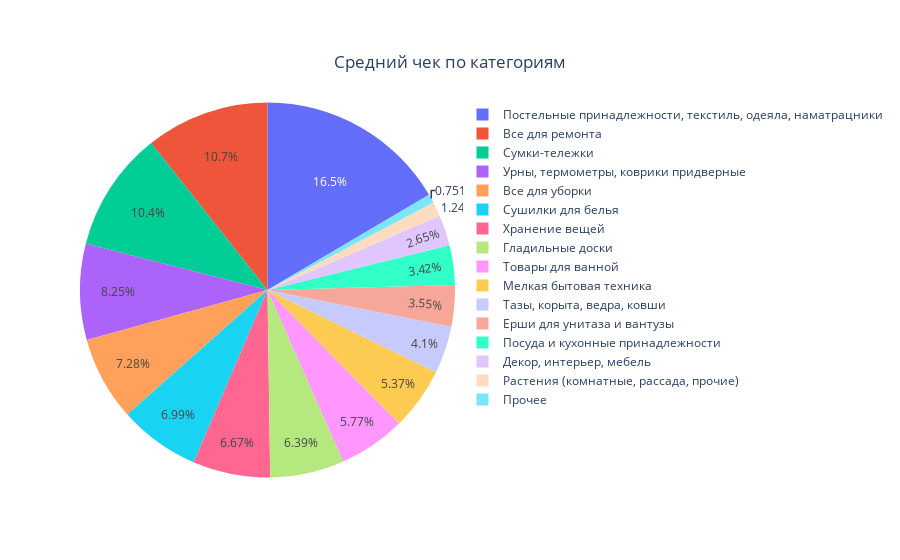

Notebook code for this chart:
### Code cell
temp = df.groupby('product_group', as_index=False).agg({'revenue':'mean'})

category = temp['product_group']
values = temp['revenue']

fig = go.Figure(data=[go.Pie(labels=product_group, values=values)])
fig.update_layout(
    title={
        'text': "Средний чек по категориям",
        'y':0.9,
        'x':0.5,
        'xanchor': 'center',
        'yanchor': 'top'})
fig.show()

### Figure 1 — Plotly figure (JSON) as saved in the notebook; plotly's stock layout.template omitted (floating-point values rounded to 4 significant figures)
{"data": [{"labels": ["Все для ремонта", "Все для уборки", "Гладильные доски", "Декор, интерьер, мебель", "Ерши для унитаза и вантузы", "Мелкая бытовая техника", "Постельные принадлежности, текстиль, одеяла, наматрацники", "Посуда и кухонные принадлежности", "Прочее", "Растения (комнатные, рассада, прочие)", "Сумки-тележки", "Сушилки для белья", "Тазы, корыта, ведра, ковши", "Товары для ванной", "Урны, термометры, коврики придверные", "Хранение вещей"], "type": "pie", "values": [2114.0, 1444.0, 1268.0, 525.7, 704.9, 1065.0, 3277.0, 678.1, 148.9, 246.3, 2059.0, 1386.0, 812.8, 1144.0, 1636.0, 1323.0]}], "layout": {"title": {"text": "Средний чек по категориям", "x": 0.5, "xanchor": "center", "y": 0.9, "yanchor": "top"}}}
